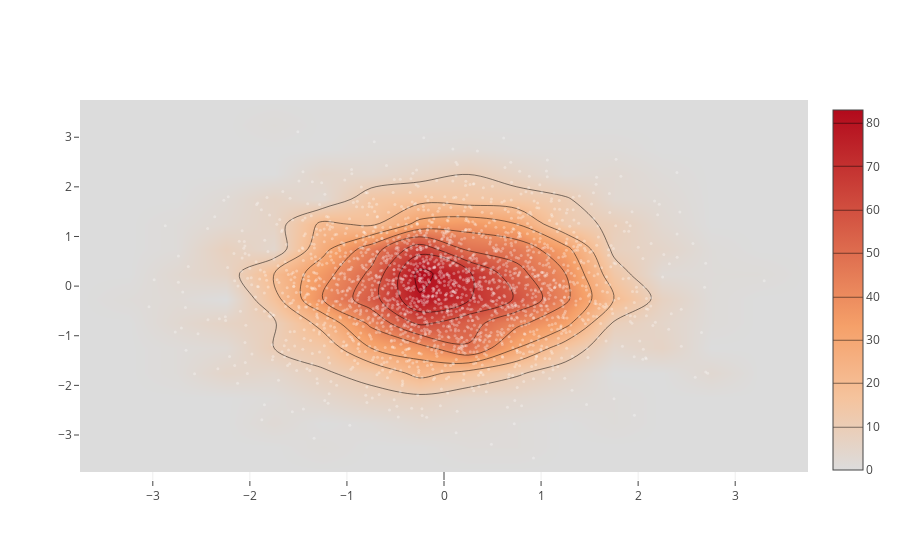

Notebook source saved alongside this figure:
### Code cell
import numpy as np

x = np.random.randn(2000)
y = np.random.randn(2000)
iplot([go.Histogram2dContour(x=x, y=y, contours=dict(coloring='heatmap')),
       go.Scatter(x=x, y=y, mode='markers', marker=dict(color='white', size=3, opacity=0.3))], show_link=False)

### Figure 1 — Plotly figure (JSON) as saved in the notebook; plotly's stock layout.template omitted (floating-point values rounded to 4 significant figures; data arrays with more than 128 entries replaced by an {"elided": "..."} marker saying what was removed)
{"data": [{"contours": {"coloring": "heatmap"}, "type": "histogram2dcontour", "uid": "bf83b361-f648-432a-9c28-e57f435a5b12", "x": {"elided": "2000 float values"}, "y": {"elided": "2000 float values"}}, {"marker": {"color": "white", "opacity": 0.3, "size": 3}, "mode": "markers", "type": "scatter", "uid": "82edf9b7-cd52-4e2b-bd16-4b64faaece70", "x": {"elided": "2000 float values"}, "y": {"elided": "2000 float values"}}], "layout": {}}
